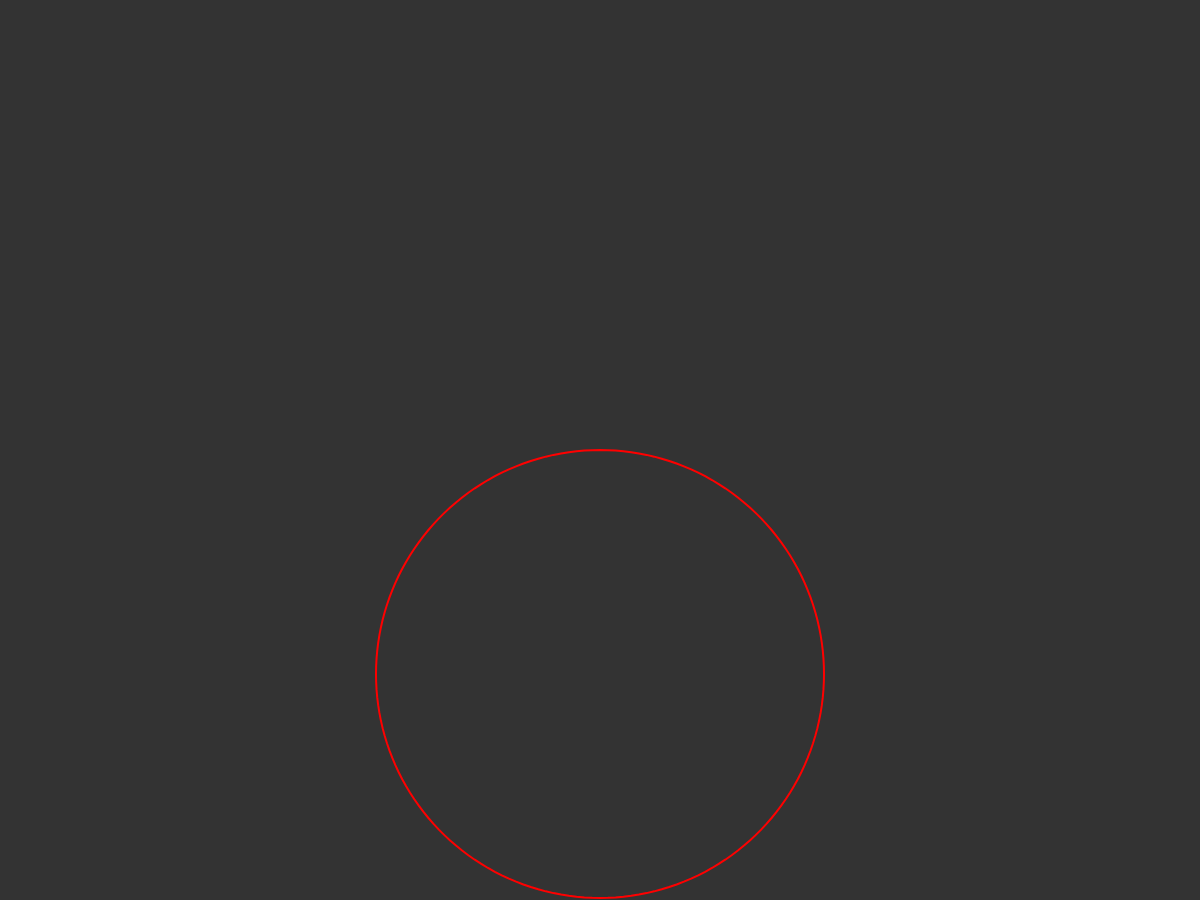
Frame 1 (no input)
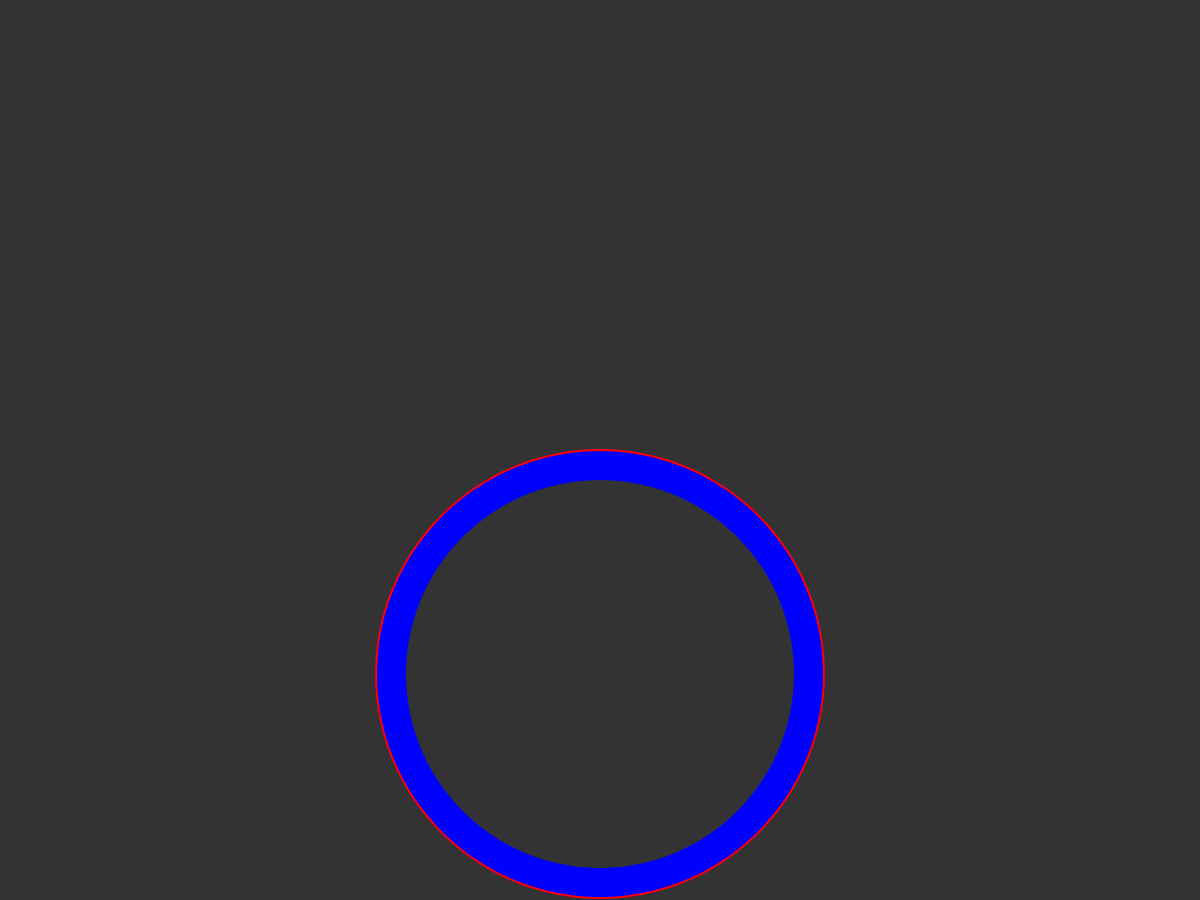
Frame 60 (no input)
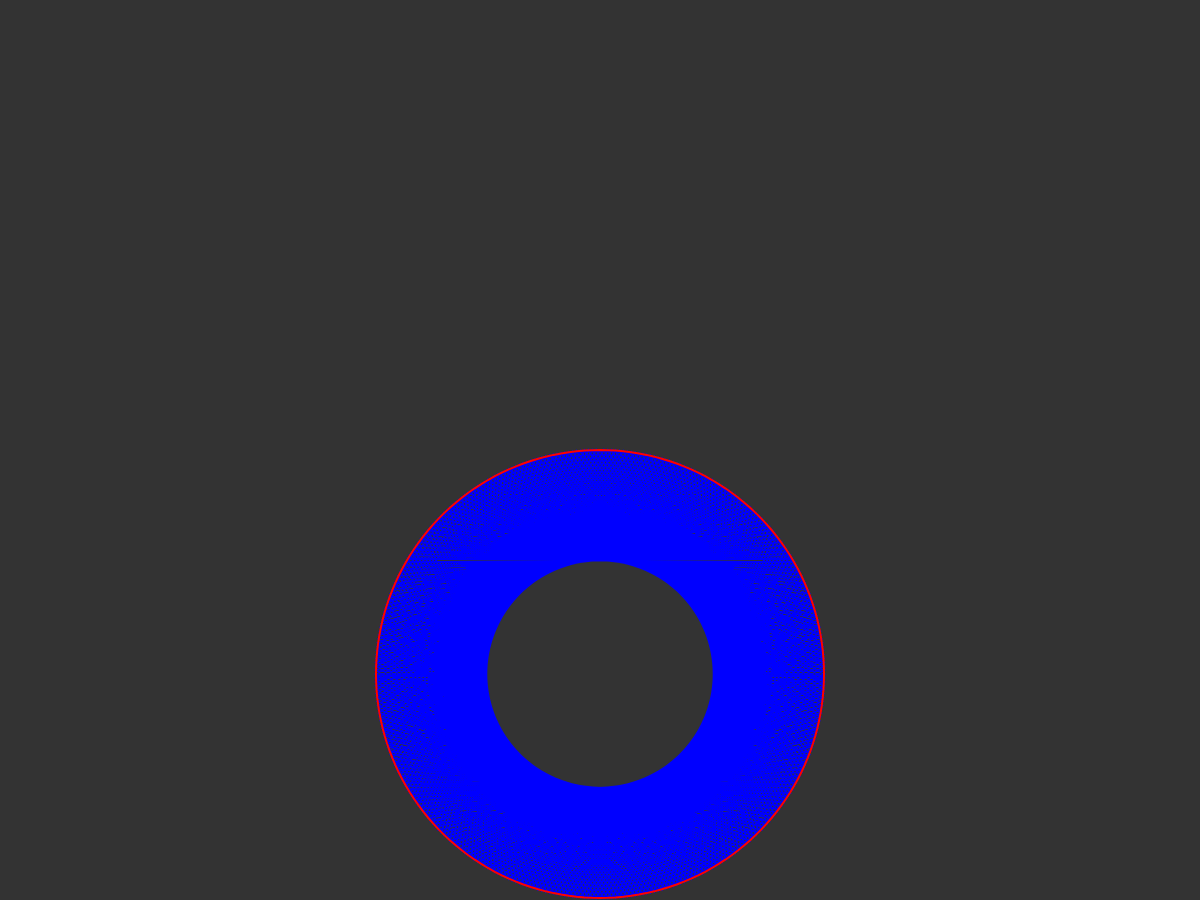
Frame 120 (the mouse pressed at the canvas centre since frame 60)

The p5.js sketch that drew these frames (run headless with seeded random() and noise() and a simulated clock; from frame 60 on, the mouse is pressed at the canvas centre):

// p5.js sketch
// ── sketch.js
let cnvWidth, cnvHeight;
let n = 1;
let d = 0;
let maxN = 20;
let maxD = 360;
let play = true;
let size;
let nSlider, dSlider;

function setup() {
  cnvWidth = windowWidth;
  cnvHeight = windowHeight * 0.9;
  var cnv = createCanvas(cnvWidth, cnvHeight);
  cnv.style('display', 'block');
  size = min(cnvWidth / 2, cnvHeight / 2) - 2;

  createControls();
}

function draw() {
  background(51);

  push();
  translate(cnvWidth / 2, cnvHeight / 2);
  drawMaurerRose();
  drawRose();
  pop();

  console.log(n);
  if (play) {
    if (n > maxN) {
      n = 1;
      d = 0;
    } else if (d < maxD) {
      d += 0.5;
    } else {
      d = 0;
      n++;
    }
    nSlider.value(n);
    dSlider.value(d);
  } else {
    n = nSlider.value();
    d = dSlider.value();
  }

}

function drawRose() {
  push();
  angleMode(RADIANS);
  noFill();
  strokeWeight(2);
  stroke(255, 0 ,0);
  beginShape();
  for (let i = 0; i < TWO_PI; i += TWO_PI / 360) {
    let r = size * sin(n * i);
    vertexFromPolar(r, i);
  }
  endShape();
  pop();
}

function drawMaurerRose() {
  push();
  angleMode(DEGREES);
  noFill();
  strokeWeight(2);
  stroke(0, 0 ,255);
  beginShape();
  for (let i = 0; i < 361; i ++) {
    let k = i * d;
    let r = size * sin(n * k);
    vertexFromPolar(r, k);
  }
  endShape();
  pop();
}

function vertexFromPolar(r, theta) {
  let x = r * cos(theta);
  let y = r * sin(theta);
  return vertex(x, y);
}

function createControls() {
  let controls = createDiv();

  let sliderDiv = createDiv();
  sliderDiv.style('width', '50%');
  sliderDiv.style('display', 'inline-block');
  sliderDiv.style('text-align', 'center');
  sliderDiv.parent(controls);

  let nDiv = createDiv('N value');
  nDiv.parent(sliderDiv);

  nSlider = createSlider(1, maxN, n, 1);
  nSlider.parent(nDiv);

  let dDiv = createDiv('D value');
  dDiv.parent(sliderDiv);

  dSlider = createSlider(0, maxD, d, 1);
  dSlider.parent(dDiv);

  let buttonDiv = createDiv();
  buttonDiv.style('width', '50%');
  buttonDiv.style('display', 'inline-block');
  buttonDiv.style('text-align', 'center');
  buttonDiv.parent(controls);

  let pauseButton = createButton('Pause');
  pauseButton.parent(buttonDiv);
  pauseButton.mousePressed(() => {
    play = !play
    let text = play ? 'Pause' : 'Play';
    pauseButton.html(text);
  });

  let resetButton = createButton('Reset');
  resetButton.parent(buttonDiv);
  resetButton.mousePressed(() => {
    n = 1;
    d = 0;
  });
}

function windowResized(){
  resizeCanvas(windowWidth, windowHeight);
}
